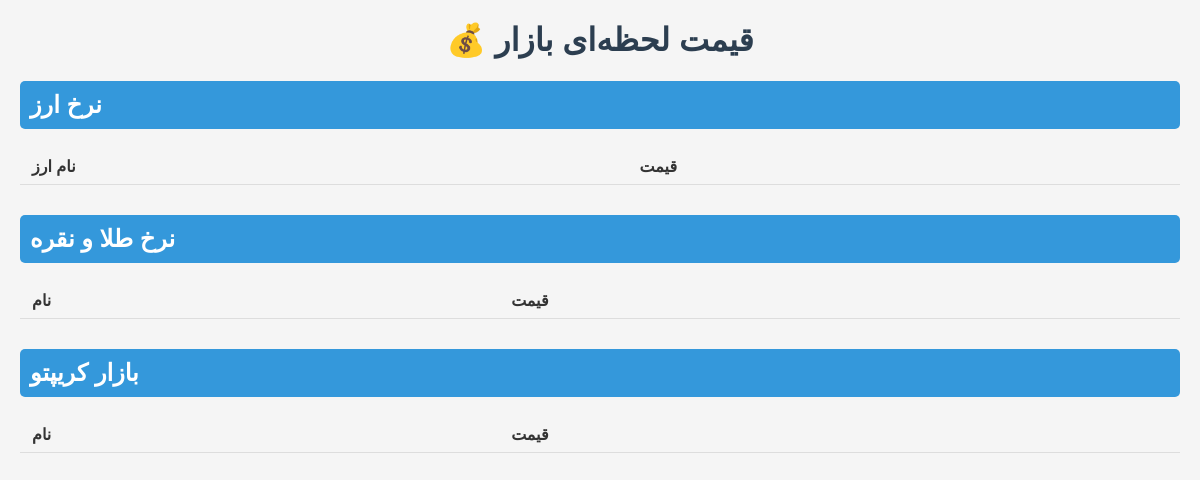
/, run on an earlier commit of the app's database.
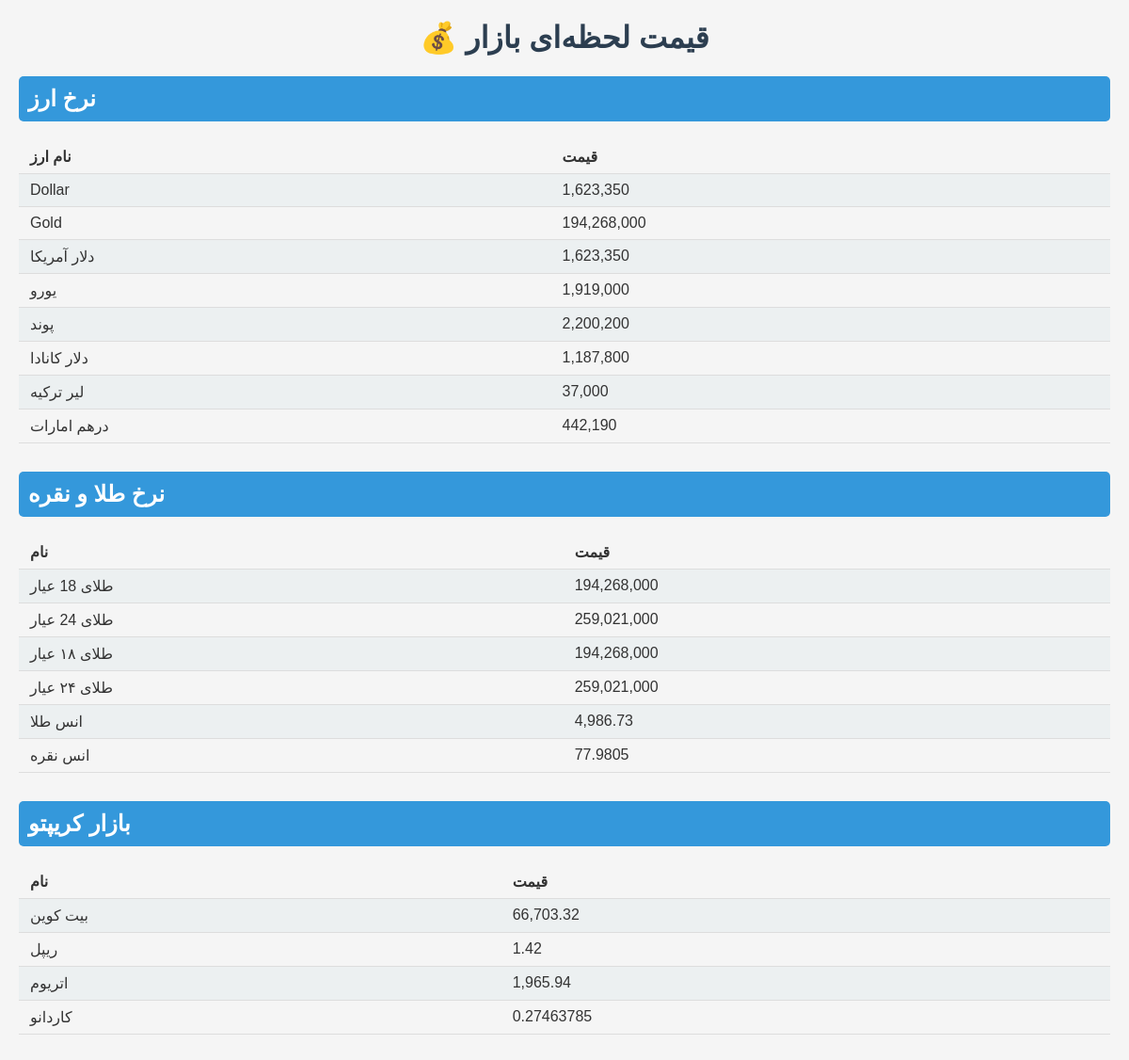
And on a later commit of the database.
### pricess/models.py (models this page shows, shortened)
class Price(models.Model):
    CATEGORY_CHOICES = [
        ("currency", "نرخ ارز"),
        ("gold", "نرخ طلا و نقره"),
        ("crypto", "بازار کریپتو"),
    ]
    name = models.CharField(max_length=100)
    value = models.CharField(max_length=50)
    category = models.CharField(max_length=10, choices=CATEGORY_CHOICES, default="currency")
    updated_at = models.DateTimeField(auto_now=True)

### pricess/views.py (the view)
# urls.py: path('', views.home, name='home'),
def home(request):
    prices_to_fetch = [
        {"name": "دلار آمریکا", "url": "https://www.tgju.org/profile/price_dollar_rl", "category": "currency"},
        {"name": "یورو", "url": "https://www.tgju.org/profile/price_eur", "category": "currency"},
        {"name": "پوند", "url": "https://www.tgju.org/profile/price_gbp", "category": "currency"},
        {"name": "دلار کانادا", "url": "https://www.tgju.org/profile/price_cad", "category": "currency"},
        {"name": "لیر ترکیه", "url": "https://www.tgju.org/profile/price_try", "category": "currency"},
        {"name": "درهم امارات", "url": "https://www.tgju.org/profile/price_aed", "category": "currency"},
        {"name": "یوان چین", "url": "https://www.tgju.org/profile/price_cny", "category": "currency"},
        {"name": "انس طلا", "url": "https://www.tgju.org/profile/ons", "category": "gold"},
        {"name": "طلای ۱۸ عیار", "url": "https://www.tgju.org/profile/geram18", "category": "gold"},
        {"name": "طلای ۲۴ عیار", "url": "https://www.tgju.org/profile/geram24", "category": "gold"},
        {"name": "سکه امامی", "url": "https://www.tgju.org/profile/sekee", "category": "gold"},
        {"name": "سکه بهار آزادی", "url": "https://www.tgju.org/profile/sekeb", "category": "gold"},
    ]
    for item in prices_to_fetch:
        value = get_price_from_tgju(item["url"])
        if value:
            Price.objects.update_or_create(
                name=item["name"],
                defaults={"value": value, "category": item["category"]}
            )
    currencies = {price.name.strip(): price.value for price in Price.objects.filter(category="currency")}
    metals = Price.objects.filter(category="gold")
    crypto = Price.objects.filter(category="crypto")
    return render(request, "home.html", {
        "currencies": currencies,
        "metals": metals,
        "crypto": crypto,
    })

### pricess/utils.py (called while the page is built)
def get_price_from_tgju(url, data_col="info.last_trade.PDrCotVal"):
    try:
        response = requests.get(url, timeout=5)
        response.raise_for_status()
    except requests.RequestException:
        return None
    soup = BeautifulSoup(response.text, "html.parser")
    span = soup.find("span", {"data-col": data_col})
    if span:
        return span.text.strip()
    return None

### pricess/templates/home.html (shortened to what this page needs)
<!DOCTYPE html>
<html>
<head>
</head>
<body>
<h1>💰 قیمت لحظه‌ای بازار</h1>
<div class="category">
    <h2>نرخ ارز</h2>
    <table>
        <tr><th>نام ارز</th><th>قیمت</th></tr>
        {% for name, value in currencies.items %}
        <tr>
            <td>{{ name }}</td>
            <td>{{ value }}</td>
        </tr>
        {% endfor %}
    </table>
</div>
<div class="category">
    <h2>نرخ طلا و نقره</h2>
    <table>
        <tr><th>نام</th><th>قیمت</th></tr>
        {% for item in metals %}
        <tr>
            <td>{{ item.name }}</td>
            <td>{{ item.value }}</td>
        </tr>
        {% endfor %}
    </table>
</div>
<div class="category">
    <h2>بازار کریپتو</h2>
    <table>
        <tr><th>نام</th><th>قیمت</th></tr>
        {% for item in crypto %}
        <tr>
            <td>{{ item.name }}</td>
            <td>{{ item.value }}</td>
        </tr>
        {% endfor %}
    </table>
</div>
</body>
</html>

### pricess/templates/home.html (style rules this page uses)
body { font-family: Tahoma, sans-serif; background: #f5f5f5; color: #333; margin: 20px; }
h1 { text-align: center; color: #2c3e50; }
.category { margin-bottom: 30px; }
.category h2 { background: #3498db; color: white; padding: 10px; border-radius: 5px; }
table { width: 100%; border-collapse: collapse; margin-top: 10px; }
th, td { padding: 8px 12px; text-align: left; border-bottom: 1px solid #ddd; }
tr:nth-child(even) { background: #ecf0f1; }

What changed in the data, as far as the page shows it:
added Price: currencies "Dollar", currencies "1,623,350"
added Price: currencies "Gold", currencies "194,268,000"
added Price: currencies "دلار آمریکا", currencies "1,623,350"
added Price: currencies "یورو", currencies "1,919,000"
added Price: currencies "پوند", currencies "2,200,200"
added Price: currencies "دلار کانادا", currencies "1,187,800"
added Price: currencies "لیر ترکیه", currencies "37,000"
added Price: currencies "درهم امارات", currencies "442,190"
added Price: name "طلای 18 عیار", value "194,268,000", shown under "نرخ طلا و نقره"
added Price: name "طلای 24 عیار", value "259,021,000", shown under "نرخ طلا و نقره"
added Price: name "طلای ۱۸ عیار", value "194,268,000", shown under "نرخ طلا و نقره"
added Price: name "طلای ۲۴ عیار", value "259,021,000", shown under "نرخ طلا و نقره"
added Price: name "انس طلا", value "4,986.73", shown under "نرخ طلا و نقره"
added Price: name "انس نقره", value "77.9805", shown under "نرخ طلا و نقره"
added Price: name "بیت کوین", value "66,703.32", shown under "بازار کریپتو"
added Price: name "ریپل", value "1.42", shown under "بازار کریپتو"
added Price: name "اتریوم", value "1,965.94", shown under "بازار کریپتو"
added Price: name "کاردانو", value "0.27463785", shown under "بازار کریپتو"
